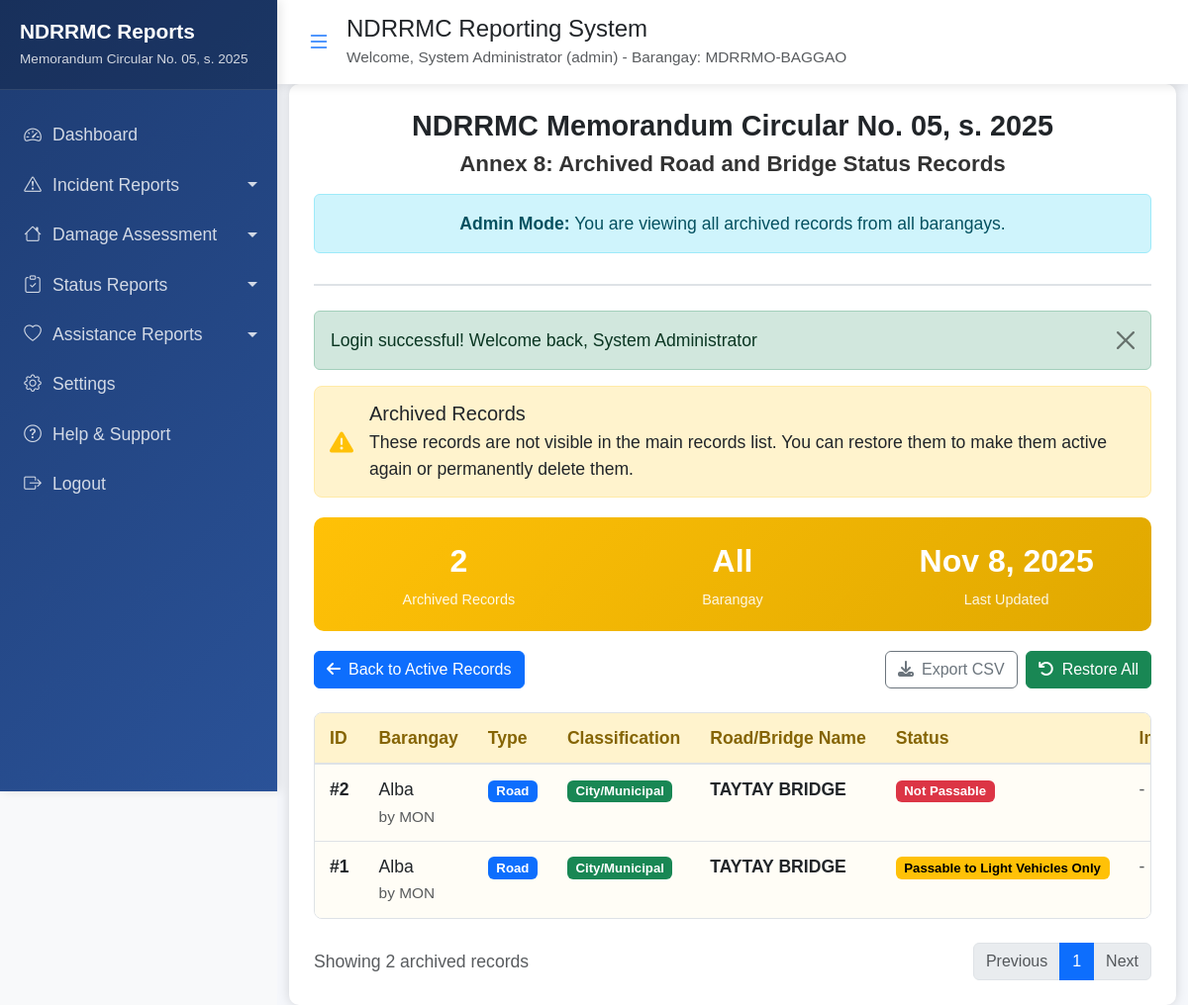
/public/annex8_archived.php (signed in), run on the app's committed database.
### tables this page shows
CREATE TABLE `annex8_road_bridge_status` (
  `id` int(11) NOT NULL,
  `region` varchar(100) NOT NULL DEFAULT 'REGION II',
  `province` varchar(100) NOT NULL DEFAULT 'CAGAYAN',
  `city` varchar(100) NOT NULL DEFAULT 'BAGGAO',
  `barangay` varchar(100) NOT NULL,
  `type` enum('Road','Bridge') NOT NULL,
  `classification` enum('National','Provincial','City/Municipal','Barangay') NOT NULL,
  `road_section` varchar(255) NOT NULL,
  `status` enum('Passable','Not Passable','Passable to Heavy Vehicles Only','Passable to Light Vehicles Only') NOT NULL,
  `date_not_passable` datetime DEFAULT NULL,
  `date_passable` datetime DEFAULT NULL,
  `remarks` text DEFAULT NULL,
  `image_path` varchar(255) DEFAULT NULL,
  `created_by` int(11) NOT NULL,
  `created_at` timestamp NOT NULL DEFAULT current_timestamp(),
  `updated_at` timestamp NOT NULL DEFAULT current_timestamp() ON UPDATE current_timestamp(),
  `is_archived` tinyint(1) DEFAULT 0
);

CREATE TABLE `users` (
  `id` int(11) NOT NULL,
  `full_name` varchar(100) NOT NULL,
  `barangay` varchar(100) NOT NULL,
  `contact_number` varchar(15) NOT NULL,
  `username` varchar(50) NOT NULL,
  `password` varchar(255) NOT NULL,
  `user_role` enum('user','admin') DEFAULT 'user',
  `is_active` tinyint(1) DEFAULT 1,
  `created_by` int(11) DEFAULT NULL,
  `created_at` timestamp NOT NULL DEFAULT current_timestamp(),
  `updated_at` timestamp NOT NULL DEFAULT current_timestamp() ON UPDATE current_timestamp(),
  `region` varchar(100) DEFAULT NULL,
  `province` varchar(100) DEFAULT NULL,
  `city` varchar(100) DEFAULT NULL
);

### public/annex8_archived.php (the view, shortened to what this page needs)
<?php
require_once '../includes/config.php';
require_once '../includes/functions.php';
require_once '../includes/auth.php';
$user_location = get_user_location_data($_SESSION['user_id']);
$is_admin = ($_SESSION['user_role'] === 'admin');
if ($is_admin) {
    $stmt = db_query("
        SELECT a.*, u.full_name, u.barangay as user_barangay
        FROM annex8_road_bridge_status a
        LEFT JOIN users u ON a.created_by = u.id
        WHERE a.is_archived = 1
        ORDER BY a.updated_at DESC
    ");
} else {
    $stmt = db_query("
        SELECT * FROM annex8_road_bridge_status
        WHERE created_by = ? AND is_archived = 1
        ORDER BY updated_at DESC
    ", [$_SESSION['user_id']]);
}
$archived_records = $stmt->fetchAll();
?>
<link href="https://cdnjs.cloudflare.com/ajax/libs/font-awesome/6.4.0/css/all.min.css" rel="stylesheet">
<div class="container-fluid">
    <div class="records-container">
        <div class="header-section">
            <h1>NDRRMC Memorandum Circular No. 05, s. 2025</h1>
            <h2>Annex 8: Archived Road and Bridge Status Records</h2>
            <?php if ($is_admin): ?>
                <div class="alert alert-info mt-3">
                    <strong>Admin Mode:</strong> You are viewing all archived records from all barangays.
                </div>
            <?php endif; ?>
        </div>
        <div class="warning-alert">
            <div class="d-flex align-items-center">
                <i class="fas fa-exclamation-triangle text-warning me-3 fs-4"></i>
                <div>
                    <h5 class="mb-1">Archived Records</h5>
                    <p class="mb-0">These records are not visible in the main records list. You can restore them to make them active again or permanently delete them.</p>
                </div>
            </div>
        </div>
        <div class="stats-card">
            <div class="row">
                <div class="col-md-4 text-center">
                    <div class="stats-number"><?php echo count($archived_records); ?></div>
                    <div class="stats-label">Archived Records</div>
                </div>
                <div class="col-md-4 text-center">
                    <div class="stats-number"><?php echo $is_admin ? 'All' : htmlspecialchars($user_location['barangay']); ?></div>
                    <div class="stats-label">Barangay</div>
                </div>
                <div class="col-md-4 text-center">
                    <div class="stats-number"><?php echo date('M j, Y'); ?></div>
                    <div class="stats-label">Last Updated</div>
                </div>
            </div>
        </div>
        <div class="d-flex justify-content-between mb-4 flex-wrap gap-3">
            <a href="annex8_records.php" class="btn btn-primary">
                <i class="fas fa-arrow-left me-2"></i>Back to Active Records
            </a>
            <div class="action-buttons">
                <button class="btn btn-outline-secondary" onclick="exportToCSV()">
                    <i class="fas fa-download me-2"></i>Export CSV
                </button>
                <?php if (!empty($archived_records)): ?>
                <form method="POST" style="display: inline;" onsubmit="return confirmRestoreAll()">
                    <button type="submit" class="btn btn-success">
                        <i class="fas fa-undo me-2"></i>Restore All
                    </button>
                </form>
                <?php endif; ?>
            </div>
        </div>
        <div class="table-container">
            <table class="records-table">
                <thead>
                    <tr>
                        <th>ID</th>
                        <th>Barangay</th>
                        <th>Type</th>
                        <th>Classification</th>
                        <th>Road/Bridge Name</th>
                        <th>Status</th>
                        <th>Image</th>
                    </tr>
                </thead>
                <tbody class="table-content">
                    <?php if (empty($archived_records)): ?>
                        <tr>
                            <td colspan="9">
                                <div class="empty-state">
                                    <i class="fas fa-archive"></i>
                                    <h3>No Archived Records</h3>
                                    <p>There are no archived road and bridge status reports.</p>
                                    <a href="annex8_records.php" class="btn btn-primary mt-3">
                                        <i class="fas fa-arrow-left me-2"></i>Back to Active Records
                                    </a>
                                </div>
                            </td>
                        </tr>
                    <?php else: ?>
                        <?php foreach ($archived_records as $record): ?>
                            <tr>
                                <td><strong>#<?php echo $record['id']; ?></strong></td>
                                <td>
                                    <?php echo htmlspecialchars($record['barangay'] ?? $record['user_barangay'] ?? 'Unknown'); ?>
                                    <?php if ($is_admin && isset($record['full_name'])): ?>
                                        <br><small class="text-muted">by <?php echo htmlspecialchars($record['full_name']); ?></small>
                                    <?php endif; ?>
                                </td>
                                <td>
                                    <span class="badge badge-<?php echo strtolower($record['type']); ?>">
                                        <?php echo htmlspecialchars($record['type']); ?>
                                    </span>
                                </td>
                                <td>
                                    <span class="badge badge-<?php echo strtolower(explode('/', $record['classification'])[0]); ?>">
                                        <?php echo htmlspecialchars($record['classification']); ?>
                                    </span>
                                </td>
                                <td>
                                    <strong><?php echo htmlspecialchars($record['road_section']); ?></strong>
                                </td>
                                <td>
                                    <?php
                                    $status_class = match($record['status']) {
                                        'Passable' => 'badge-passable',
                                        'Not Passable' => 'badge-not-passable',
                                        'Passable to Heavy Vehicles Only' => 'badge-heavy-only',
                                        'Passable to Light Vehicles Only' => 'badge-light-only',
                                        default => 'badge-secondary'
                                    };
                                    ?>
                                    <span class="badge <?php echo $status_class; ?>">
                                        <?php echo htmlspecialchars($record['status']); ?>
                                    </span>
                                </td>
                                <td>
                                    <?php if (!empty($record['image_path'])): ?>
                                        <img src="../uploads/<?php echo htmlspecialchars($record['image_path']); ?>"
                                             class="image-thumbnail"
                                             alt="Road/Bridge Image"
                                             data-bs-toggle="modal"
                                             data-bs-target="#imageModal"
                                             onclick="showImageModal('<?php echo htmlspecialchars($record['image_path']); ?>', '<?php echo htmlspecialchars($record['road_section']); ?>')">
                                    <?php else: ?>
                                        <span class="text-muted">-</span>
                                    <?php endif; ?>
                                </td>
                            </tr>
                        <?php endforeach; ?>
                    <?php endif; ?>
                </tbody>
            </table>
        </div>
        <div class="d-flex justify-content-between align-items-center mt-4">
            <div class="text-muted">
                Showing <?php echo count($archived_records); ?> archived records
            </div>
            <nav>
                <ul class="pagination mb-0">
                    <li class="page-item disabled"><a class="page-link" href="#">Previous</a></li>
                    <li class="page-item active"><a class="page-link" href="#">1</a></li>
                    <li class="page-item disabled"><a class="page-link" href="#">Next</a></li>
                </ul>
            </nav>
        </div>
    </div>
</div>
<?php
require_once '../includes/sidenav.php';
?>

### includes/sidenav.php (style rules this page uses)
* { margin: 0; padding: 0; box-sizing: border-box; }
body { margin: 0; padding: 0; overflow-x: hidden; font-family: 'Segoe UI', Tahoma, Geneva, Verdana, sans-serif; background-color: #f5f7fb; }
:root { --primary-color: #0d6efd; --secondary-color: #6c757d; --success-color: #198754; --danger-color: #dc3545; --warning-color: #ffc107; --info-color: #0dcaf0; --light-color: #f8f9fa; --dark-color: #212529; --sidebar-width: 280px; --sidebar-collapsed-width: 70px; }

### public/annex8_archived.php (style rules this page uses)
body { background-color: #f8f9fa; padding: clamp(15px, 3vw, 20px); font-family: Arial, sans-serif; font-size: clamp(1rem, 3vw, 1.1rem); }
.records-container { background-color: white; border-radius: 10px; box-shadow: 0 0 12px rgba(0,0,0,0.15); padding: clamp(20px, 4vw, 25px); margin: 0 auto; width: 100%; max-width: 98vw; }
.header-section { text-align: center; margin-bottom: clamp(20px, 4vw, 25px); border-bottom: 2px solid #dee2e6; padding-bottom: clamp(10px, 2.5vw, 15px); }
.header-section h1 { font-size: clamp(1.5rem, 4vw, 1.8rem); font-weight: bold; margin-bottom: 8px; }
.header-section h2 { font-size: clamp(1.2rem, 3.5vw, 1.4rem); font-weight: bold; color: #333; }
.table-container { overflow-x: auto; border-radius: 8px; border: 1px solid #dee2e6; }
.records-table { width: 100%; margin-bottom: 0; }
.records-table th { background-color: #fff3cd; border-bottom: 2px solid #dee2e6; font-weight: 600; color: #856404; padding: 12px 15px; white-space: nowrap; }
.records-table tbody tr { background-color: #fffdf6; }
.records-table tbody tr:last-child td { border-bottom: none; }
.action-buttons { display: flex; gap: 8px; flex-wrap: nowrap; }
.badge { padding: 0.35em 0.65em; font-size: 0.75em; font-weight: 700; line-height: 1; text-align: center; white-space: nowrap; vertical-align: baseline; border-radius: 0.375rem; }
.badge-road { background-color: #0d6efd; color: white; }
.badge-not-passable { background-color: #dc3545; color: white; }
.badge-light-only { background-color: #ffc107; color: black; }
.badge-city { background-color: #198754; color: white; }
.stats-card { background: linear-gradient(135deg, #ffc107 0%, #e0a800 100%); color: white; border-radius: 10px; padding: 20px; margin-bottom: 20px; }
.stats-number { font-size: 2rem; font-weight: bold; margin-bottom: 5px; }
.stats-label { font-size: 0.9rem; opacity: 0.9; }
.warning-alert { background-color: #fff3cd; border: 1px solid #ffeaa7; border-radius: 8px; padding: 15px; margin-bottom: 20px; }

### data on the page
annex8_road_bridge_status: id "2", barangay "Alba", created_by.full_name "MON", type "Road", classification "City/Municipal", road_section "TAYTAY BRIDGE", status "Not Passable"
annex8_road_bridge_status: id "1", barangay "Alba", created_by.full_name "MON", type "Road", classification "City/Municipal", road_section "TAYTAY BRIDGE", status "Passable to Light Vehicles Only"

### other printed values
$_SESSION['full_name'] "System Administrator"
$_SESSION['user_role'] "admin"
$_SESSION['barangay'] "MDRRMO-BAGGAO"
$message "Login successful! Welcome back, System Administrator"
count($archived_records) "2"
